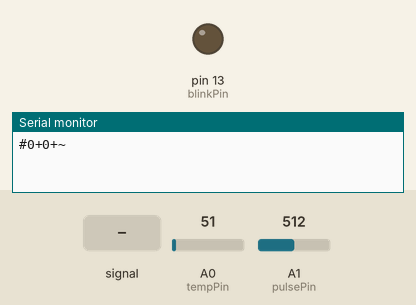
Recording of a sketch running on a simulated Arduino Uno, built with avr-gcc and run on an emulated ATmega328P. Parts: output pins drawn as LEDs (lit = HIGH), the last lines printed to the serial monitor. The test bench sets the inputs (shaded band); at power-on: A1 (pulsePin) = 512, A0 (tempPin) = 51.

Above: at 1.2 s.
1.3 s: A1 (pulsePin) fed a 2 Hz sine of ±306 counts around its level
At 1.62 s:
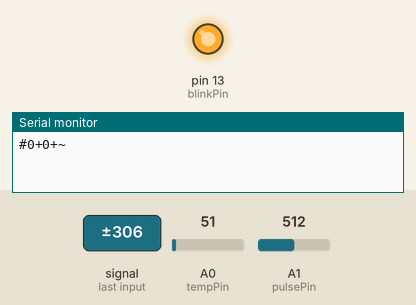
5.0 s: A1 (pulsePin) set to 530
At 5.6 s:
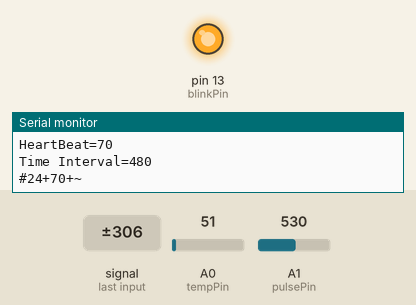
6.5 s: A1 (pulsePin) set to 511
At 10.1 s:
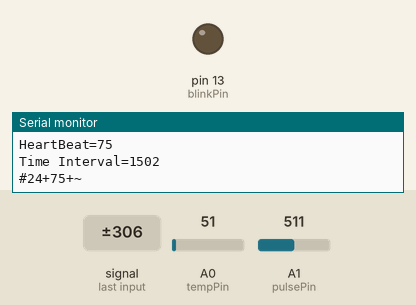
10.5 s: A1 (pulsePin) set to 716
At 11.0 s:
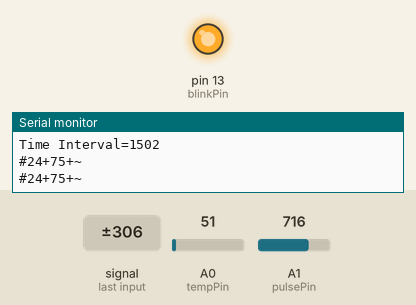
Timing chart, 0 to 13.0 s (numbered marks = the images above; inputs shaded):
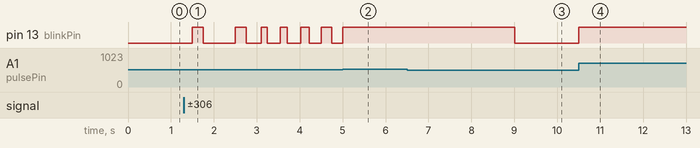

The sketch:

SmartHealthMonitor.ino
```cpp
/*
>> Pulse Sensor Amped 1.2 << >>> Pulse Sensor purple wire goes to Analog Pin 0 <<<
Pulse Sensor sample aquisition and processing happens in the background via Timer 2 interrupt. 2mS sample rate.
PWM on pins 3 and 11 will not work when using this code, because we are using Timer 2!
The following variables are automatically updated:
Signal :    int that holds the analog signal data straight from the sensor. updated every 2mS.
IBI  :      int that holds the time interval between beats. 2mS resolution.
BPM  :      int that holds the heart rate value, derived every beat, from averaging previous 10 IBI values.
QS  :       boolean that is made true whenever Pulse is found and BPM is updated. User must reset.
Pulse :     boolean that is true when a heartbeat is sensed then false in time with pin13 LED going out.
*/

#include <SoftwareSerial.h>
SoftwareSerial mySerial(8,9);

//  VARIABLES
int pulsePin = 1;                 // Pulse Sensor purple wire connected to analog pin 0
int tempPin = 0;                  // Temperature Sensor connected to analog pin 1
int blinkPin = 13;                // pin to blink led at each beat
int sensorValue[2] = {0, 0};
int voltageValue[2] = {0, 0};
char inbyte = 0;


// these variables are volatile because they are used during the interrupt service routine!
volatile int BPM;                   // used to hold the pulse rate
volatile int Signal;                // holds the incoming raw data
volatile int IBI = 600;             // holds the time between beats, must be seeded!
volatile boolean Pulse = false;     // true when pulse wave is high, false when it's low
volatile boolean QS = false;        // becomes true when Arduoino finds a beat.


void setup(){
  pinMode(blinkPin,OUTPUT);         // pin that will blink to your heartbeat!
  Serial.begin(9600);               // we agree to talk fast!
  mySerial.begin(9600);             //
  interruptSetup();                 // sets up to read Pulse Sensor signal every 2mS

   // UN-COMMENT THE NEXT LINE IF YOU ARE POWERING The Pulse Sensor AT LOW VOLTAGE,
   // AND APPLY THAT VOLTAGE TO THE A-REF PIN
   //analogReference(EXTERNAL);

}

void loop(){
  getSensorValues();
  getVoltageValue();
  sendAndroidValues();
  delay(20);                      //  take a break
}


void getSensorValues()
{
  // read the analog in value to the sensor array
 sensorValue[0] = ( 5 * analogRead(tempPin) * 100.0) / 1024.0;

 if (QS == true){                       // Quantified Self flag is true when arduino finds a heartbeat
      Serial.print("Signal=");
      Serial.println(Signal);           // Print pulse sensor raw data
      Serial.print("HeartBeat=");
      Serial.println(BPM);              // Print BPM (beats per Minut)
      Serial.print("Time Interval=");
      Serial.println(IBI);              // Print IBI (Interval between beats)
      sensorValue[1] = BPM;             // read the BPM to the sensor array
      QS = false;                       // reset the Quantified Self flag for next time
     }
}

void sendAndroidValues()
{
  //puts # before the values so our app knows what to do with the data
  mySerial.print('#');
  Serial.print('#');
  //for loop cycles through 2 sensors and sends values via serial
  for (int k = 0; k < 2; k++)
  {
    mySerial.print(voltageValue[k]);
    Serial.print(voltageValue[k]);
    mySerial.print('+');
    Serial.print('+');
    //technically not needed but I prefer to break up data values
    //so they are easier to see when debugging
  }
  mySerial.println('~'); //used as an end of transmission character - used in app for string length
  Serial.println('~');
  delay(2000);        //added a delay to eliminate missed transmissions
}

void getVoltageValue()
{
  if (BPM>=60 && BPM<=100){
  for (int x = 0; x < 2; x++)
  {
    voltageValue[x] = sensorValue[x];
  }
  }
  else {
    voltageValue[1] = 0;
  }
}
```

Interrupt.ino
```cpp
volatile int rate[10];                    // array to hold last ten IBI values
volatile unsigned long sampleCounter = 0; // used to determine pulse timing
volatile unsigned long lastBeatTime = 0;  // used to find IBI
volatile int P =512;                      // used to find peak in pulse wave, seeded
volatile int T = 512;                     // used to find trough in pulse wave, seeded
volatile int thresh = 512;                // used to find instant moment of heart beat, seeded
volatile int amp = 100;                   // used to hold amplitude of pulse waveform, seeded
volatile boolean firstBeat = true;        // used to seed rate array so we startup with reasonable BPM
volatile boolean secondBeat = false;      // used to seed rate array so we startup with reasonable BPM


void interruptSetup(){
  // Initializes Timer2 to throw an interrupt every 2mS.
  TCCR2A = 0x02;     // DISABLE PWM ON DIGITAL PINS 3 AND 11, AND GO INTO CTC MODE
  TCCR2B = 0x06;     // DON'T FORCE COMPARE, 256 PRESCALER
  OCR2A = 0X7C;      // SET THE TOP OF THE COUNT TO 124 FOR 500Hz SAMPLE RATE
  TIMSK2 = 0x02;     // ENABLE INTERRUPT ON MATCH BETWEEN TIMER2 AND OCR2A
  sei();             // MAKE SURE GLOBAL INTERRUPTS ARE ENABLED
}


// THIS IS THE TIMER 2 INTERRUPT SERVICE ROUTINE.
// Timer 2 makes sure that we take a reading every 2 miliseconds
ISR(TIMER2_COMPA_vect){                       // triggered when Timer2 counts to 124
  cli();                                      // disable interrupts while we do this
  Signal = analogRead(pulsePin);              // read the Pulse Sensor
  sampleCounter += 2;                         // keep track of the time in mS with this variable
  int N = sampleCounter - lastBeatTime;       // monitor the time since the last beat to avoid noise

    //  find the peak and trough of the pulse wave
  if(Signal < thresh && N > (IBI/5)*3){       // avoid dichrotic noise by waiting 3/5 of last IBI
    if (Signal < T){                        // T is the trough
      T = Signal;                         // keep track of lowest point in pulse wave
    }
  }

  if(Signal > thresh && Signal > P){          // thresh condition helps avoid noise
    P = Signal;                             // P is the peak
  }                                        // keep track of highest point in pulse wave

  //  NOW IT'S TIME TO LOOK FOR THE HEART BEAT
  // signal surges up in value every time there is a pulse
  if (N > 250){                                   // avoid high frequency noise
    if ( (Signal > thresh) && (Pulse == false) && (N > (IBI/5)*3) ){
      Pulse = true;                               // set the Pulse flag when we think there is a pulse
      digitalWrite(blinkPin,HIGH);                // turn on pin 13 LED
      IBI = sampleCounter - lastBeatTime;         // measure time between beats in mS
      lastBeatTime = sampleCounter;               // keep track of time for next pulse

      if(secondBeat){                        // if this is the second beat, if secondBeat == TRUE
        secondBeat = false;                  // clear secondBeat flag
        for(int i=0; i<=9; i++){             // seed the running total to get a realisitic BPM at startup
          rate[i] = IBI;
        }
      }

      if(firstBeat){                         // if it's the first time we found a beat, if firstBeat == TRUE
        firstBeat = false;                   // clear firstBeat flag
        secondBeat = true;                   // set the second beat flag
        sei();                               // enable interrupts again
        return;                              // IBI value is unreliable so discard it
      }


      // keep a running total of the last 10 IBI values
      word runningTotal = 0;                  // clear the runningTotal variable

      for(int i=0; i<=8; i++){                // shift data in the rate array
        rate[i] = rate[i+1];                  // and drop the oldest IBI value
        runningTotal += rate[i];              // add up the 9 oldest IBI values
      }

      rate[9] = IBI;                          // add the latest IBI to the rate array
      runningTotal += rate[9];                // add the latest IBI to runningTotal
      runningTotal /= 10;                     // average the last 10 IBI values
      BPM = 60000/runningTotal;               // how many beats can fit into a minute? that's BPM!
      QS = true;                              // set Quantified Self flag
      // QS FLAG IS NOT CLEARED INSIDE THIS ISR
    }
  }

  if (Signal < thresh && Pulse == true){   // when the values are going down, the beat is over
    digitalWrite(blinkPin,LOW);            // turn off pin 13 LED
    //Serial.println(BPM);
    Pulse = false;                         // reset the Pulse flag so we can do it again
    amp = P - T;                           // get amplitude of the pulse wave
    thresh = amp/2 + T;                    // set thresh at 50% of the amplitude
    P = thresh;                            // reset these for next time
    T = thresh;
  }

  if (N > 2500){                           // if 2.5 seconds go by without a beat
    thresh = 512;                          // set thresh default
    P = 512;                               // set P default
    T = 512;                               // set T default
    lastBeatTime = sampleCounter;          // bring the lastBeatTime up to date
    firstBeat = true;                      // set these to avoid noise
    secondBeat = false;                    // when we get the heartbeat back
  }

  sei();                                   // enable interrupts when youre done!
}// end isr
```

Measured:
- after the input at 1.3 s, pin 13 (blinkPin): LOW → HIGH after 0.20 s, → LOW 0.25 s later, → HIGH 0.75 s later, → LOW 0.25 s later, … (12 changes in this stretch)
- after the input at 5.0 s, pin 13 (blinkPin): goes on until 5.0 s, then stays HIGH
- after the input at 6.5 s, pin 13 (blinkPin): HIGH → LOW after 2.5 s
- after the input at 10.5 s, pin 13 (blinkPin): LOW → HIGH at once
